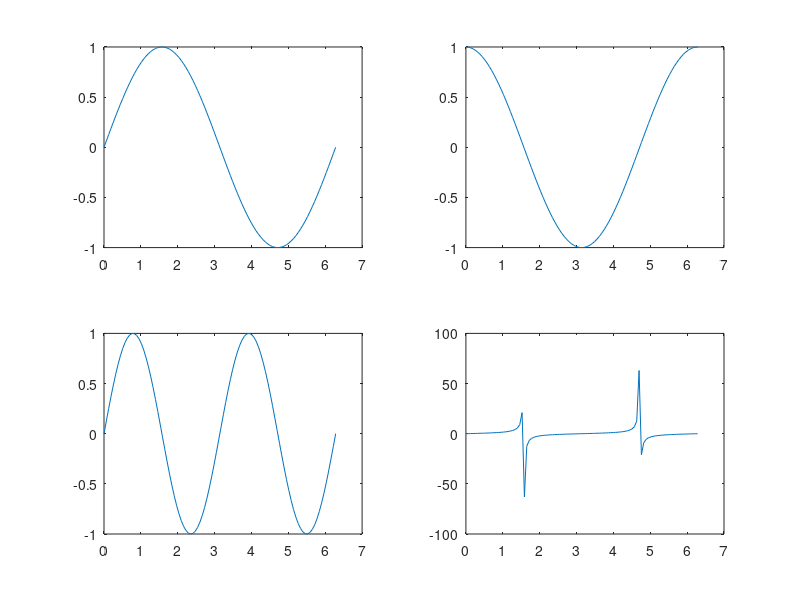

Source code (MATLAB):
% plot sinx, cosx, 2*sinx*cosx, sinx/cosx in one window using subplot command

x = linspace(0, 2*pi, 100);
y1 = sin(x);
y2 = cos(x);
y3 = 2*sin(x).*cos(x);
y4 = sin(x)./cos(x);

subplot(2,2,1)
plot(x,y1)

subplot(2,2,2)
plot(x,y2)

subplot(2,2,3)
plot(x,y3)

subplot(2,2,4)
plot(x,y4)
